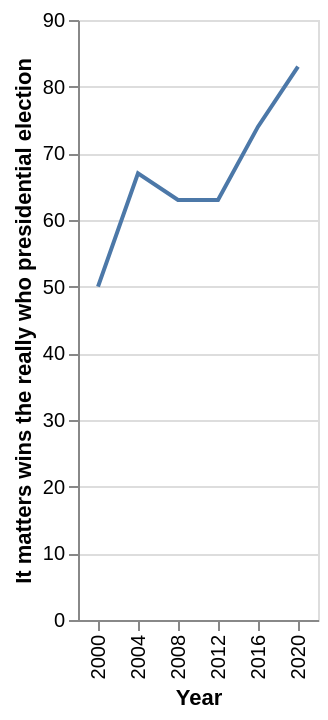

Describe this chart as a Vega-Lite specification.
### Vega-Lite specification from a JSON file in a GitHub repository (floating-point values rounded to 4 significant figures)
{"$schema": "https://vega.github.io/schema/vega-lite/v5.json", "description": "Line chart auto-generated from CSV", "data": {"values": [{"Year": "2000", "It matters wins the really who presidential election": "50", "Things will be pretty much the same regardless of who is elected": "44"}, {"Year": "2004", "It matters wins the really who presidential election": "67", "Things will be pretty much the same regardless of who is elected": "29"}, {"Year": "2008", "It matters wins the really who presidential election": "63", "Things will be pretty much the same regardless of who is elected": "32"}, {"Year": "2012", "It matters wins the really who presidential election": "63", "Things will be pretty much the same regardless of who is elected": "34"}, {"Year": "2016", "It matters wins the really who presidential election": "74", "Things will be pretty much the same regardless of who is elected": "22"}, {"Year": "2020", "It matters wins the really who presidential election": "83", "Things will be pretty much the same regardless of who is elected": "16"}]}, "mark": "line", "encoding": {"x": {"field": "Year", "type": "ordinal"}, "y": {"field": "It matters wins the really who presidential election", "type": "quantitative"}}}
